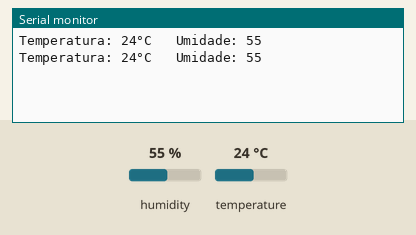
Simulated run of this sketch. Board: ESP8266 (NodeMCU). Parts: the last lines printed to the serial monitor. Inputs (shaded band) come from the test bench; at power-on: humidity 55 %, temperature 24 °C.

Above: at 5.8 s.
5.9 s: humidity set to 22 %
At 10.9 s:
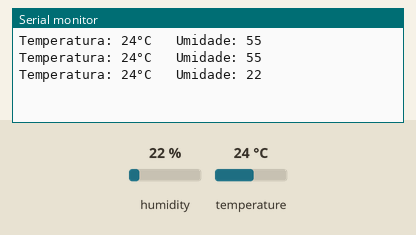
11.9 s: temperature set to 12 °C
At 16.1 s:
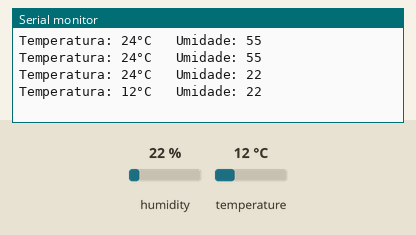
17.9 s: humidity set to 40 %
At 21.3 s:
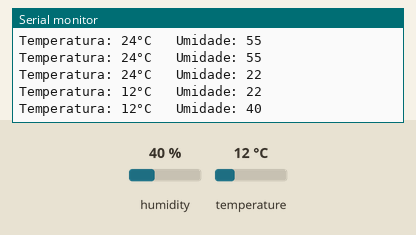
Timing chart, 0 to 22.8 s (numbered marks = the images above; inputs shaded):
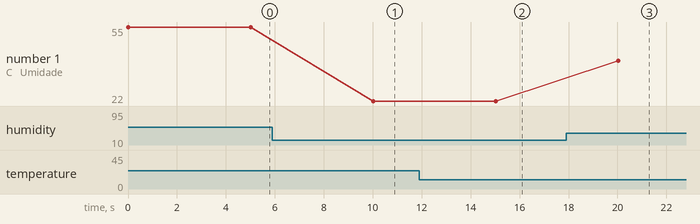

Measured:
- after the input at 5.9 s, the serial monitor: prints a new line after 4.1 s (image 1)
- after the input at 11.9 s, the serial monitor: prints a new line after 3.1 s (image 2)
- after the input at 17.9 s, the serial monitor: prints a new line after 2.1 s (image 3)
- plotted number 1: 55 → 22 after the input at 5.9 s, 22 → 40 after the input at 17.9 s

The sketch:

Andre_medidor-temperatura-umidade.ino.ino
```cpp
#include <DHT.h>

#define DHTPIN D3
#define DHTTYPE DHT22

DHT dht(DHTPIN, DHTTYPE);

void setup() {
  Serial.begin(115200);
}

void loop() {
  int umidade = dht.readHumidity();
  int temperatura = dht.readTemperature(false);
  Serial.print("Temperatura: ");
  Serial.print(temperatura);
  Serial.print("°C");
  Serial.print("   ");
  Serial.print("Umidade: ");
  Serial.println(umidade);
  delay(5000);
}
```
